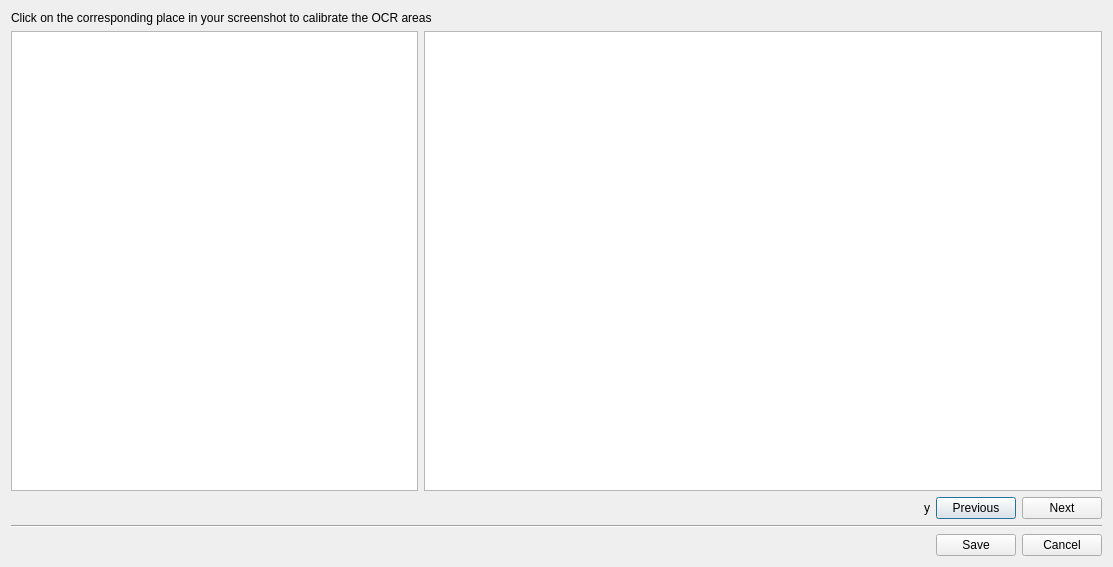
<?xml version="1.0" encoding="UTF-8"?>
<ui version="4.0">
 <class>Calibrate</class>
 <widget class="QDialog" name="Calibrate">
  <property name="geometry">
   <rect>
    <x>0</x>
    <y>0</y>
    <width>1113</width>
    <height>567</height>
   </rect>
  </property>
  <property name="windowTitle">
   <string>Calibrate</string>
  </property>
  <property name="windowIcon">
   <iconset resource="res.qrc">
    <normaloff>:/ico/icon.ico</normaloff>:/ico/icon.ico</iconset>
  </property>
  <layout class="QVBoxLayout" name="verticalLayout">
   <item>
    <widget class="QLabel" name="label">
     <property name="text">
      <string>Click on the corresponding place in your screenshot to calibrate the OCR areas</string>
     </property>
    </widget>
   </item>
   <item>
    <layout class="QHBoxLayout" name="horizontalLayout">
     <item>
      <widget class="QGraphicsView" name="example">
       <property name="sizePolicy">
        <sizepolicy hsizetype="Expanding" vsizetype="Expanding">
         <horstretch>3</horstretch>
         <verstretch>0</verstretch>
        </sizepolicy>
       </property>
      </widget>
     </item>
     <item>
      <widget class="QGraphicsView" name="clickarea">
       <property name="sizePolicy">
        <sizepolicy hsizetype="Expanding" vsizetype="Expanding">
         <horstretch>5</horstretch>
         <verstretch>0</verstretch>
        </sizepolicy>
       </property>
       <property name="alignment">
        <set>Qt::AlignCenter</set>
       </property>
       <property name="dragMode">
        <enum>QGraphicsView::NoDrag</enum>
       </property>
      </widget>
     </item>
    </layout>
   </item>
   <item>
    <layout class="QHBoxLayout" name="horizontalLayout_2">
     <item>
      <spacer name="horizontalSpacer">
       <property name="orientation">
        <enum>Qt::Horizontal</enum>
       </property>
       <property name="sizeHint" stdset="0">
        <size>
         <width>40</width>
         <height>20</height>
        </size>
       </property>
      </spacer>
     </item>
     <item>
      <widget class="QLabel" name="label_y">
       <property name="text">
        <string>y</string>
       </property>
      </widget>
     </item>
     <item>
      <widget class="QPushButton" name="prev">
       <property name="text">
        <string>Previous</string>
       </property>
      </widget>
     </item>
     <item>
      <widget class="QPushButton" name="next">
       <property name="text">
        <string>Next</string>
       </property>
      </widget>
     </item>
    </layout>
   </item>
   <item>
    <widget class="Line" name="line">
     <property name="orientation">
      <enum>Qt::Horizontal</enum>
     </property>
    </widget>
   </item>
   <item>
    <layout class="QHBoxLayout" name="horizontalLayout_3">
     <item>
      <spacer name="horizontalSpacer_2">
       <property name="orientation">
        <enum>Qt::Horizontal</enum>
       </property>
       <property name="sizeHint" stdset="0">
        <size>
         <width>40</width>
         <height>20</height>
        </size>
       </property>
      </spacer>
     </item>
     <item>
      <widget class="QPushButton" name="save">
       <property name="text">
        <string>Save</string>
       </property>
      </widget>
     </item>
     <item>
      <widget class="QPushButton" name="cancel">
       <property name="text">
        <string>Cancel</string>
       </property>
      </widget>
     </item>
    </layout>
   </item>
  </layout>
 </widget>
 <resources>
  <include location="res.qrc"/>
 </resources>
 <connections>
  <connection>
   <sender>cancel</sender>
   <signal>clicked()</signal>
   <receiver>Calibrate</receiver>
   <slot>close()</slot>
   <hints>
    <hint type="sourcelabel">
     <x>1065</x>
     <y>545</y>
    </hint>
    <hint type="destinationlabel">
     <x>556</x>
     <y>283</y>
    </hint>
   </hints>
  </connection>
 </connections>
</ui>
